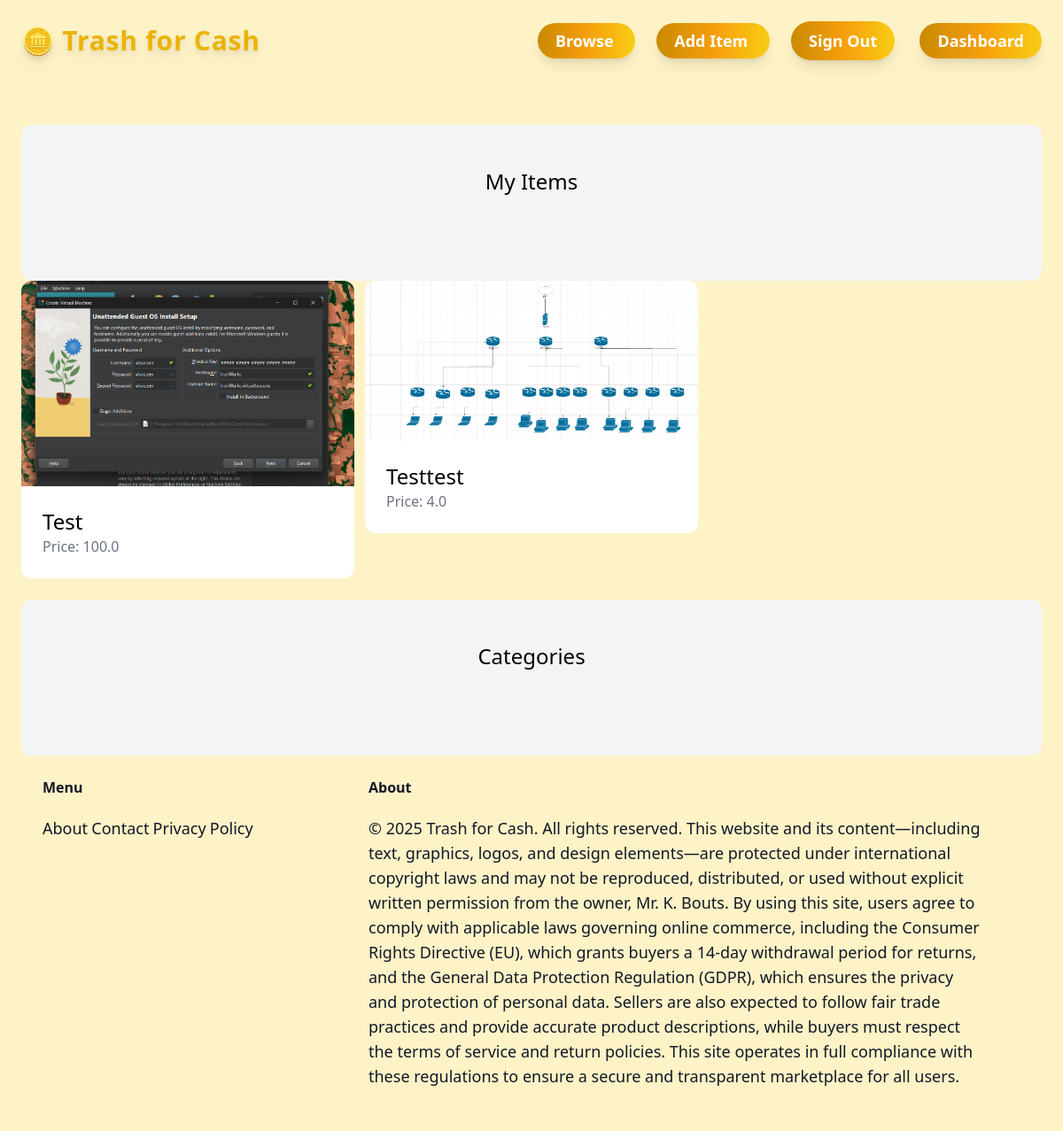
The page /dashboard/ (signed in) on the database its author committed.
### item/models.py (models this page shows, shortened)
class Item(models.Model):
     category= models.ForeignKey(Category, related_name='items', on_delete=models.CASCADE)
     name=models.CharField(max_length=255)
     description = models.TextField(blank=True, null=True)
     price = models.FloatField()
     image = models.ImageField(upload_to='item_images', blank=True, null=True)
     is_sold = models.BooleanField(default=False)
     created_at = models.DateTimeField(auto_now_add=True)
     created_by = models.ForeignKey(User, related_name='items', on_delete=models.CASCADE)

### dashboard/views.py (the view)
# urls.py: path('', views.index, name='index'),
@login_required
def index(request):
    items = Item.objects.filter(created_by=request.user)
    return render(request, 'dashboard/index.html', {
        'items': items
    })

### dashboard/templates/dashboard/index.html (shortened to what this page needs)
{% extends 'core/base.html' %}
{% block content %}
    <div class="mt-6 px-6 py-12 bg-gray-100 rounded-xl">
        <h2 class="mb-12 text-2xl text-center">My Items</h2>
    </div>
    <div class="grid grid-cols-3 gap-3">
        {% for item in items %}
          <div>
            <a href="{% url 'item:detail' item.id %}">
            <div>
                <img src="{{ item.image.url }}" class="rounded-t-xl">
            </div>
            <div class="p-6 bg-white rounded-b-xl">
                <h2 class ="text-2xl">
                    {{ item.name }}
                </h2>
                <p class="text-gray-500">
                    Price: {{ item.price }}
                </p>
            </div>
          </a>
          </div>
        {% endfor %}
    </div>
     <div class="mt-6 px-6 py-12 bg-gray-100 rounded-xl">
        <h2 class="mb-12 text-2xl text-center">Categories</h2>
    </div>
{% endblock %}

### rows shown on the page
Item: image (picture), name "Test", price "100.0"
Item: image (picture), name "Testtest", price "4.0"
